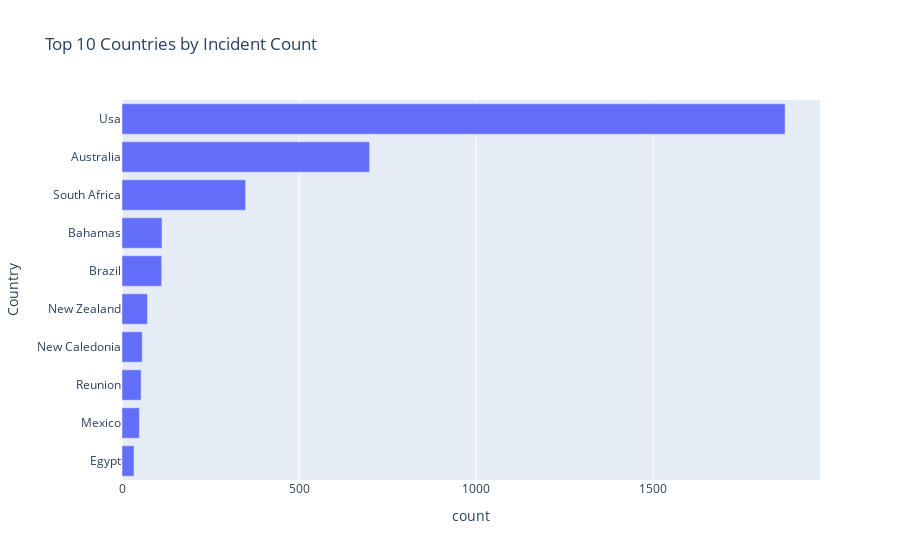

Notebook code cell kept with this figure:
### Code cell
country_counts = df_50_last_years['Country'].value_counts().reset_index()
country_counts.columns = ['Country', 'count']

# show top 20 (for example)
top_n = 10
fig = px.bar(
    country_counts.head(top_n),
    x='count', y='Country',
    orientation='h',
    title=f'Top {top_n} Countries by Incident Count'
)
fig.update_yaxes(autorange='reversed')
fig.show()

### Figure 1 — Plotly figure (JSON) as saved in the notebook; plotly's stock layout.template omitted (floating-point values rounded to 4 significant figures)
{"data": [{"alignmentgroup": "True", "hovertemplate": "count=%{x}<br>Country=%{y}<extra></extra>", "legendgroup": "", "marker": {"color": "#636efa", "pattern": {"shape": ""}}, "name": "", "offsetgroup": "", "orientation": "h", "showlegend": false, "textposition": "auto", "type": "bar", "x": [1872, 699, 349, 113, 112, 72, 57, 54, 49, 34], "xaxis": "x", "y": ["Usa", "Australia", "South Africa", "Bahamas", "Brazil", "New Zealand", "New Caledonia", "Reunion", "Mexico", "Egypt"], "yaxis": "y"}], "layout": {"barmode": "relative", "legend": {"tracegroupgap": 0}, "title": {"text": "Top 10 Countries by Incident Count"}, "xaxis": {"anchor": "y", "domain": [0, 1], "title": {"text": "count"}}, "yaxis": {"anchor": "x", "autorange": "reversed", "domain": [0, 1], "title": {"text": "Country"}}}}
